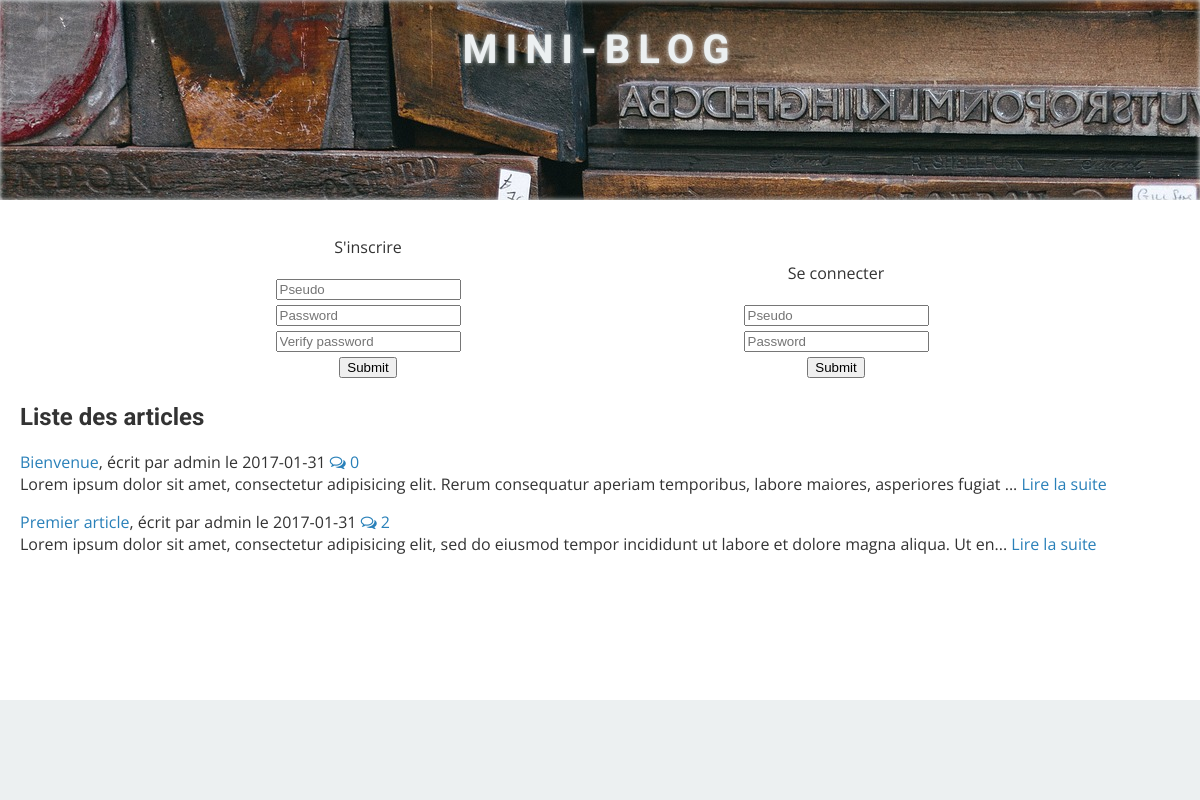
The page / on the database its author committed.
### tables this page shows
CREATE TABLE `mb_article` (
  `id_article` int(11) NOT NULL,
  `title` varchar(100) NOT NULL,
  `content` text NOT NULL,
  `status` int(11) NOT NULL,
  `date` date NOT NULL,
  `fk_id_user` int(11) NOT NULL,
  `date_update` date DEFAULT NULL
);

CREATE TABLE `mb_users` (
  `id_user` int(11) NOT NULL,
  `username` varchar(25) NOT NULL,
  `password` varchar(100) NOT NULL,
  `status` int(11) NOT NULL DEFAULT '1',
  `admin` int(11) NOT NULL DEFAULT '0'
);

### index.php (the view)
<?php include "header.php";
		$auth = new Authentification();
		if($auth->isConnected() == true){
			?>
			<form class="deconnexion" action="index.php" method="post">
				<input type="submit" name="deconnexion" value="Deconnexion">
			</form>
			<?php
			if(isset($_POST["deconnexion"]) && $_POST["deconnexion"] == "Deconnexion" ){
				unset($_POST["deconnexion"]);
				session_destroy();
				header("Refresh:0");
			}
		}else{
			$auth->inscription();
			$auth->connection();
		}
	 ?>
	<h2>Liste des articles</h2>
	<?php
        $req = $bdd->query("SELECT * FROM mb_article WHERE status = 1 ORDER BY id_article DESC");
		$articles = $req->fetchAll(PDO::FETCH_OBJ);
        if (!$articles) {
            echo "Aucun article.";
        } else {
            foreach ($articles as $article) {
				$apercu = strip_tags($article->content);
				if (strlen($apercu) > 140) {
					$apercu = substr($apercu, 0, 140);
				}
				$req = $bdd->prepare("SELECT * FROM mb_users WHERE id_user = :idUser");
				$req->execute(array(':idUser' => $article->fk_id_user));
				$author = $req->fetch(PDO::FETCH_OBJ);
				$req = $bdd->prepare("SELECT count(*) AS nb FROM mb_comments WHERE fk_id_article = :idArticle");
				$req->execute(array(':idArticle' => $article->id_article));
				$coms = $req->fetch(PDO::FETCH_OBJ);
                echo "<p><a href=\"article.php?id=".$article->id_article."\">".$article->title."</a>, écrit par ".$author->username." le ".$article->date."
				 <a href=\"article.php?id=".$article->id_article."#article-coms\" ><i class=\"fa fa-comments-o\" aria-hidden=\"true\"></i> ".$coms->nb."</a><br>".$apercu."... <a href=\"article.php?id=".$article->id_article."\">Lire la suite</a></p>";
            }
        }
     ?>
<?php include "footer.php"; ?>

### public/css/style.css (style rules this page uses)
html { position: relative; min-height: 100%; }
html, body { margin: 0; padding: 0; }
h1, h2, h3, h4, h5, h6 { font-family: 'Roboto', sans-serif; color: #333; }
p { font-family: 'Open Sans', sans-serif; color: #333; }
a { color: #2980b9; text-decoration: none; }

### rows shown on the page
mb_article: title "Bienvenue", mb_users.username "admin", date "2017-01-31", nb "0", content "Lorem ipsum dolor sit amet, consectetur adipisicing elit. Rerum consequatur aperiam temporibus, labore maiores, asperiores fugiat"
mb_article: title "Premier article", mb_users.username "admin", date "2017-01-31", nb "2", content "Lorem ipsum dolor sit amet, consectetur adipisicing elit, sed do eiusmod tempor incididunt ut labore et dolore magna aliqua. Ut en"
